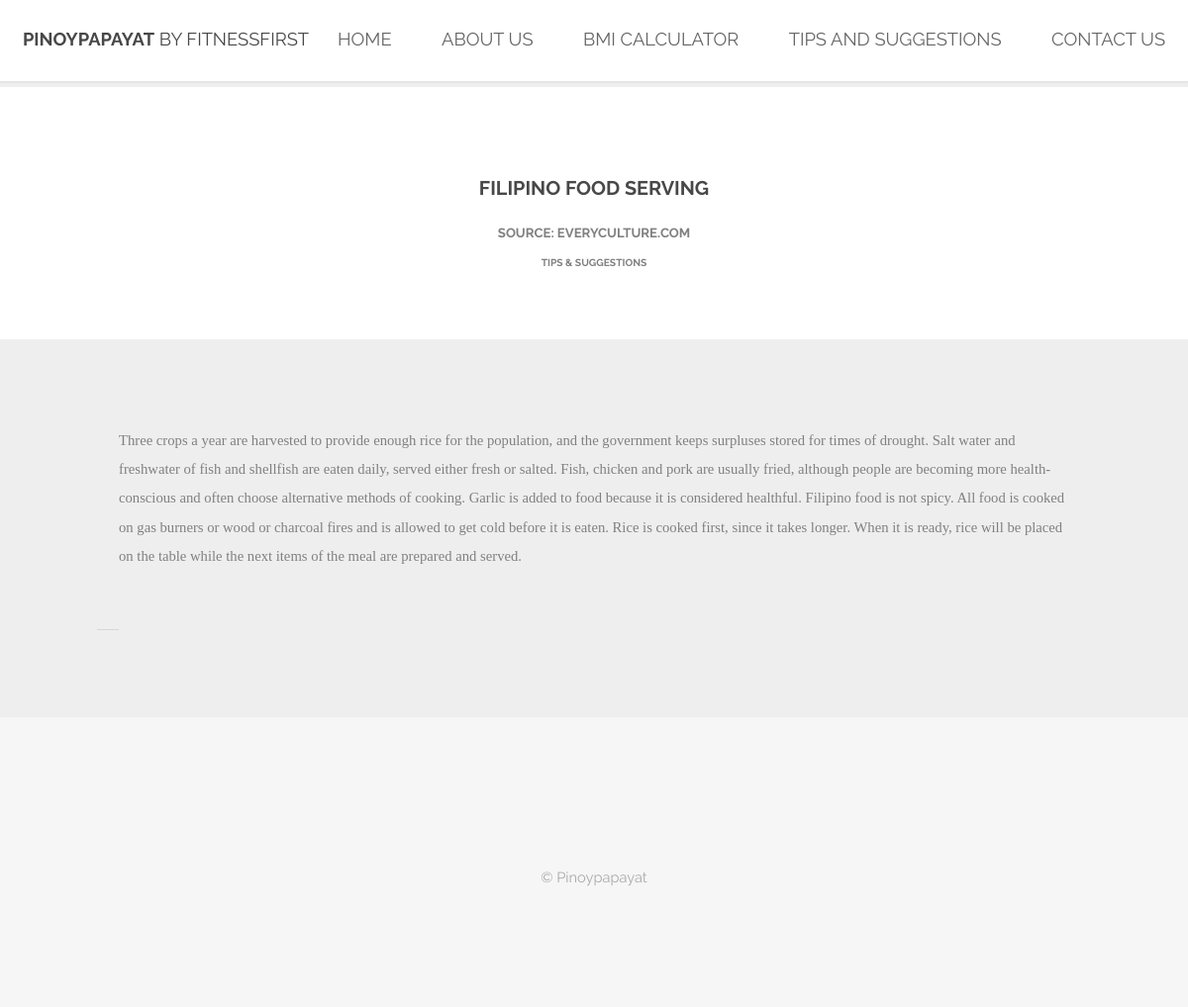
Page /site/goto_post/9 on the committed database.
### tables this page shows
CREATE TABLE `cms_posts` (
  `_id` int(11) NOT NULL,
  `title` varchar(1000) NOT NULL,
  `description` varchar(2000) NOT NULL,
  `content` varchar(10000) NOT NULL,
  `category` int(11) NOT NULL,
  `img_path` varchar(500) NOT NULL,
  `date_posted` timestamp NOT NULL DEFAULT CURRENT_TIMESTAMP,
  `date_updated` timestamp NOT NULL DEFAULT CURRENT_TIMESTAMP
);

### application/controllers/Site.php (called while the page is built, shortened)
<?php
class Site extends CI_Controller {
	public function __construct(){
	        $this->load->model("cms_model");
	}
	public function goto_post(){
			$id = $this->uri->segment(3);
			if ($query = $this->cms_model->post_get_by_id($id)) {
				$data['content'] = $query;
			}
			$this->load->view('client/view_post', $data);
	}
}

### index.php (called while the page is built, shortened)
<?php
require_once BASEPATH.'core/CodeIgniter.php';

### application/models/cms_model.php (called while the page is built, shortened)
<?php if (!defined('BASEPATH')) exit('No direct script access allowed');
class Cms_model extends CI_Model {
  function post_get_by_id($id){
    $query = $this->db
    ->select("*")
    ->from("cms_posts")
    ->where("_id", $id)
    ->get();
    return $query->result();
		}
}

### application/views/client/view_post.php (the view, shortened to what this page needs)
<!DOCTYPE HTML>
<html>
	<head>
		<link type="text/css" rel="stylesheet"  href="<?php echo base_url();?>css/style.css" />
		<link type="text/css" rel="stylesheet" href="<?php echo base_url();?>css/style-xlarge.css"/>
		<link type="text/css" rel="stylesheet" href="<?php echo base_url();?>css/style-pinterest.css" rel="stylesheet">
	</head>
	<body>
			<header id="header">
				<h1><strong><a href="<?php echo base_url();?>Site">Pinoypapayat</a></strong> by FitnessFirst</h1>
				<nav id="nav">
					<ul>
						<li><a href="<?php echo base_url('Site'); ?>">Home</a></li>
						<li><a href="<?php echo base_url('Site/about'); ?>">About us</a></li>
						<li><a href="<?php echo base_url('Site/bmi_calculator'); ?>">BMI Calculator</a></li>
						<li><a href="<?php echo base_url('Site/tips_and_suggestions'); ?>">Tips and Suggestions</a></li>
						<li><a href="<?php echo base_url('Site/contact'); ?>">Contact us</a></li>
					</ul>
				</nav>
			</header>
			<?php if(isset($content)){
              foreach($content as $cont): ?>
<section class="wrapper" style="background: white;"><h3 align="center"><?php echo $cont->title;?></h3>
<h5 align="center" style="color: gray;"><?php echo $cont->description; ?></h5>
<h6 align="center" style="color: gray;">Tips &#38; Suggestions</h6>
</section>
			<section id="main" class="wrapper">
			<div class="container">
			<div class="row">
<br>
    <section id="">
      <article class="">
        <p style="color: gray; font-family: times new roman; font-variant-caps: initial;"><?php
				$mycontent = $cont->content;
        echo $mycontent;
				 ?></p>
      </article>
      <?php endforeach;}
                 else { ?>
                 <script> alert("Empty!");</script>
                  <?php }?>
    </section>
    <hr>
  </div>
</div>
			</section>
			<footer id="footer">
				<div class="container">
					<ul class="copyright">
						<li>&copy; Pinoypapayat</li>
					</ul>
				</div>
			</footer>
	</body>
</html>

### css/style.css (style rules this page uses)
body { background: #fff; }
body, input, select, textarea { color: #666; font-family: "Raleway", Arial, Helvetica, sans-serif; font-size: 13pt; font-weight: 400; line-height: 2em; }
a { color: #f32853; text-decoration: underline; }
strong, b { color: #484848; font-weight: 700; }
p { margin: 0 0 2em 0; }
h1, h2, h3, h4, h5, h6 { color: #484848; font-weight: 700; line-height: 1em; margin: 0 0 1em 0; text-transform: uppercase; }
h1 a, h2 a, h3 a, h4 a, h5 a, h6 a { color: inherit; text-decoration: none; }
h3 { font-size: 1.35em; line-height: 1.5em; }
h5 { font-size: 0.9em; line-height: 1.5em; }
h6 { font-size: 0.7em; line-height: 1.5em; }
hr { border: 0; border-bottom: solid 1px rgba(144, 144, 144, 0.25); margin: 2em 0; }
ul { list-style: disc; margin: 0 0 2em 0; padding-left: 1em; }
ul li { padding-left: 0.5em; }
#header { background-color: #fff; border-bottom: solid 1px rgba(144, 144, 144, 0.25); box-shadow: 0px 0.0375em 0.125em 0px rgba(0, 0, 0, 0.05); color: #484848; cursor: default; font-size: 1.25em; height: 4.5em; left: 0; line-height: 4.4em; position: fixed; text-transform: uppercase; top: 0; width: 100%; z-index: 10000; }
#header h1 { color: #484848; font-weight: 400; height: inherit; left: 1.25em; line-height: inherit; margin: 0; padding: 0; position: absolute; top: 0; }
#header nav { height: inherit; line-height: inherit; position: absolute; right: 1.25em; top: 0; vertical-align: middle; }
#header nav > ul { list-style: none; margin: 0; padding-left: 0; }
#header nav > ul > li { border-radius: 4px; display: inline-block; margin-left: 2.5em; padding-left: 0; }
#header nav > ul > li a { -moz-transition: color 0.2s ease-in-out; -webkit-transition: color 0.2s ease-in-out; -o-transition: color 0.2s ease-in-out; -ms-transition: color 0.2s ease-in-out; transition: color 0.2s ease-in-out; color: #666; display: inline-block; text-decoration: none; }
#header nav > ul > li:first-child { margin-left: 0; }
#main { padding-top: 4em; }
.wrapper { padding: 6em 0 4em 0; }
#footer { padding: 8em 0 6em 0; background: #f6f6f6; color: #aaa; text-align: center; }
#footer .copyright { margin: 2em 0; padding: 0; text-align: center; }
#footer .copyright li { border-left: solid 1px rgba(144, 144, 144, 0.25); display: inline-block; list-style: none; margin-left: 1.5em; padding-left: 1.5em; }
#footer .copyright li:first-child { border-left: 0; margin-left: 0; padding-left: 0; }

### css/style-xlarge.css (style rules this page uses)
body, input, select, textarea { font-size: 11pt; }

### css/style-pinterest.css (style rules this page uses)
body { background-color:#eee; }

### css/style-large.css (style rules this page uses)
body, input, select, textarea { font-size: 11pt; }

### rows in the picture
cms_posts: title "FILIPINO FOOD SERVING", description "SOURCE: EVERYCULTURE.COM", content "Three crops a year are harvested to provide enough rice for the population, and the government keeps surpluses stored for times of drought. Salt water and freshwater of fish and shellfish are eaten daily, served either fresh or salted. Fish, chicken and pork are usually fried, although people are becoming more health-conscious and often choose alternative methods of cooking. Garlic is added to food because it is considered healthful. Filipino food is not spicy. All food is cooked on gas burners or wood or charcoal fires and is allowed to get cold before it is eaten. Rice is cooked first, since it takes longer. When it is ready, rice will be placed on the table while the next items of the…"
